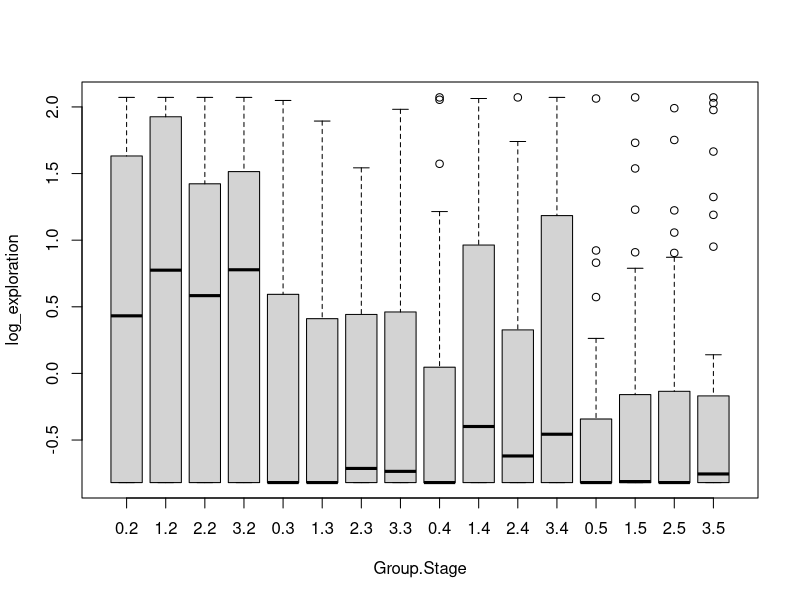
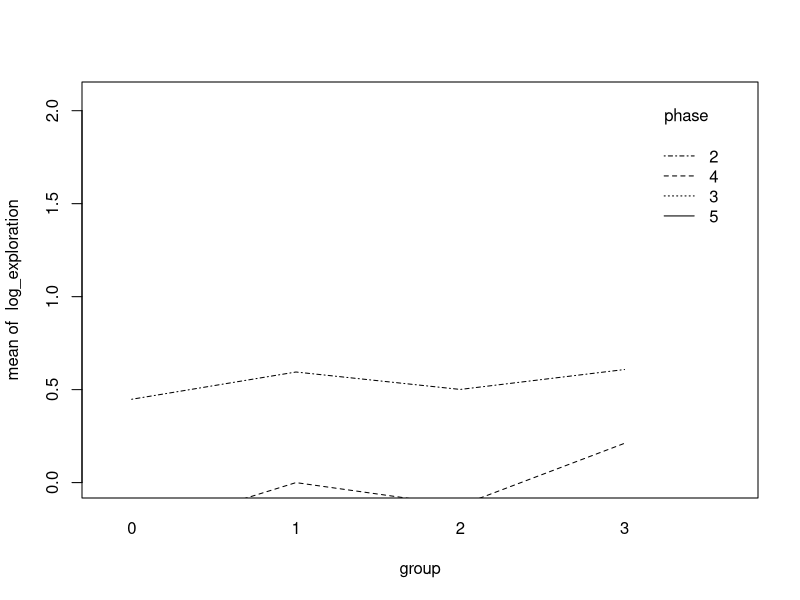

Write the R code that produced these figures, in order.
## ---- chunk 1
df <- read.csv("input/exploration.csv", header =TRUE, sep=",")
df <- df[complete.cases(df), ]                  # Apply complete.cases function
df
## ---- chunk 2
# create new columns called log exploration
df$log_exploration <- log(df$exploration+1) 
df$log_count <- log(df$count+1) 
df
## ---- chunk 3
# standardizing variables for skills and aspirations. 
cols <- c("Q7_Q7_1", "Q7_Q7_2", "Q8_Q8_1", "Q10", "log_exploration", "log_count")
df[cols] <- scale(df[cols])
df
## ---- chunk 4
df$group = factor(df$group)
df$phase = factor(df$phase)
## ---- chunk 5
reduced.model <- lm(log_exploration ~ log_count + Q7_Q7_1 + Q7_Q7_2 + Q8_Q8_1 + Q10 , data=df)
summary(reduced.model)
## ---- chunk 6
full.model <- lm(log_exploration ~ group + log_count + Q7_Q7_1 + Q7_Q7_2 + Q8_Q8_1 + Q10 , data=df)
summary(full.model)
## ---- chunk 7
anova(reduced.model, full.model)
## ---- chunk 8
simple.model <- lm(log_exploration ~ group , data=df)
summary(simple.model)
## ---- chunk 9
# library for LMM we will use on exploration

library(lme4)
library(lmerTest)
library(car)
## ---- chunk 10

# set sum-to-zero contrasts for the Anova cells 

contrasts(df$group) <= "contr.sum"
contrasts(df$phase) <= "contr.sum"
## ---- chunk 11
# stage nested within group 
nested.model = lmer( log_exploration ~ group + (1 | user2 ) + ( 1 | phase), data = df, REML = FALSE)
summary(nested.model)
## ---- chunk 12
# stage nested within group 
nested.model = lmer( log_exploration ~ group + (1 | user2 ) + ( 1 | phase), data = df, REML = FALSE)
summary(nested.model)
## ---- chunk 13
boxplot(log_exploration ~ group * phase, data = df, xlab="Group.Stage", ylab="log_exploration")
with(df, interaction.plot(group, phase, log_exploration, ylim=c(0, max(log_exploration))))
